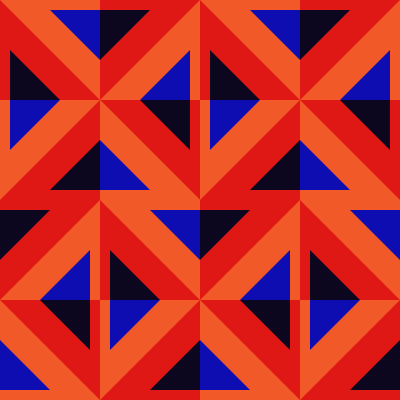
Frame 1 (no input)
Frame 60 (no input): identical to frame 1, image omitted
Frame 120 (the mouse pressed at the canvas centre since frame 60): identical to frame 1, image omitted

The p5.js sketch that drew this single still picture (run headless with seeded random() and noise() and a simulated clock; from frame 60 on, the mouse is pressed at the canvas centre):

// p5.js sketch
// ── sketch.js
function setup() {
  createCanvas(400, 400);
}

function draw() {
  background (223,24,21);
  noStroke ();
  fill (241,90,40);
  triangle (0,0,100,0,100,100);
  triangle (0,100,0,200,100,100);
  triangle (0,300,100,200,100,300);
  triangle (0,400,100,400,0,300);
  triangle (100,100,200,100,200,0);
  triangle (100,100,100,200,200,200);
  triangle (200,200,100,200,100,100);
  triangle (100,200,200,200,200,300);
  triangle (100,300,100,400,200,300);
  triangle (200,0,300,0,300,100);
  triangle (200,100,200,200,300,100);
  triangle (300,200,300,300,200,300);
  triangle (200,300,200,400,300,400);
  triangle (400,0,400,100,300,100);
  triangle (300,100,300,200,400,200);
  triangle (400,200,300,200,400,300);
  triangle (300,300,400,300,300,400);
  noStroke ();
  fill (12,6,31);
  triangle (10,100,60,100,10,50);
  triangle (100,10,100,60,150,10);
  triangle (210,50,210,100,260,100);
  triangle (300,10,300,60,350,10);
  triangle (100,190,100,140,50,190);
  triangle (190,100,140,100,190,150);
  triangle (300,140,300,190,250,190);
  triangle (390,100,390,150,340,100);
  triangle (0,210,50,210,0,260);
  triangle (110,250,110,300,160,300);
  triangle (250,210,200,210,200,260);
  triangle (310,300,310,250,360,300);
  triangle (40,300,90,300,90,350);
  triangle (200,390,150,390,200,340);
  triangle (240,300,290,300,290,350);
  triangle (400,340,400,390,350,390);
  noStroke ();
  fill (13,13,178);
  triangle (100,10,100,60,50,10);
  triangle (190,100,190,50,140,100);
  triangle (300,10,250,10,300,60);
  triangle (390,50,390,100,340,100);
  triangle (10,100,10,150,60,100);
  triangle (100,140,100,190,150,190);
  triangle (210,100,210,150,260,100);
  triangle (300,140,300,190,350,190);
  triangle (90,300,90,250,40,300);
  triangle (200,210,150,210,200,260);
  triangle (290,300,290,250,240,300);
  triangle (350,210,400,210,400,260);
  triangle (0,390,0,340,50,390);
  triangle (110,300,160,300,110,350);
  triangle (200,340,200,390,250,390);
  triangle (310,300,360,300,310,350);
}
 
